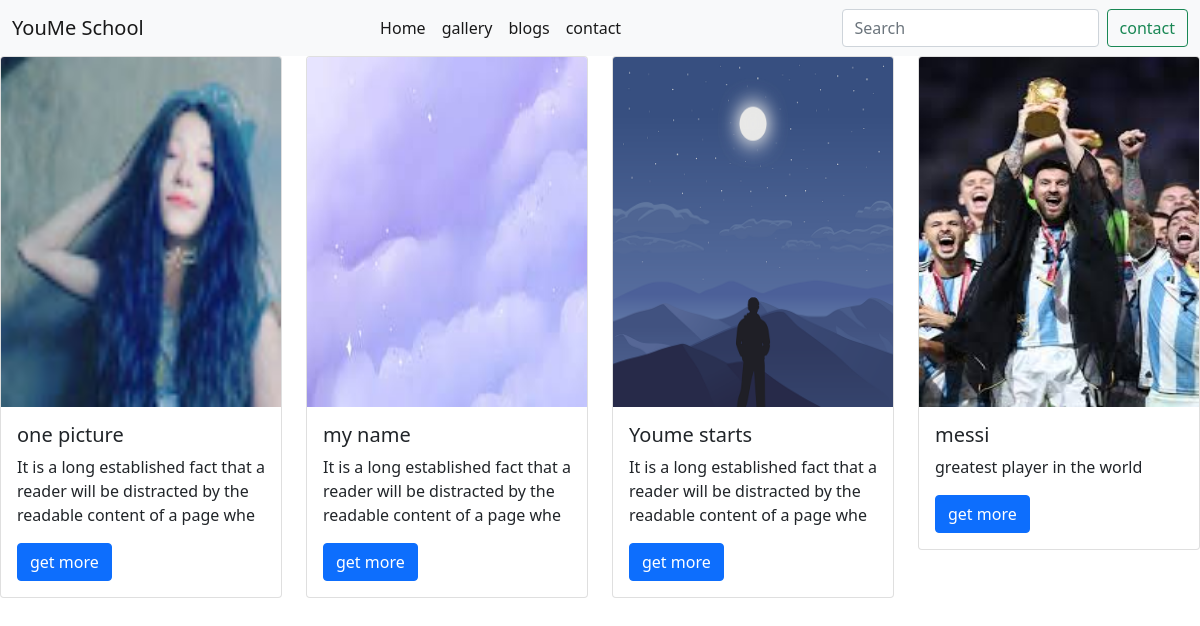
The page /abc/ on the database its author committed.
### djangoapp/models.py (models this page shows, shortened)
class Posts(models.Model):
    title=models.CharField(max_length=250)
    content=models.TextField()
    date=models.DateTimeField(auto_now_add=True)
    modified_date=models.DateTimeField(auto_now=True)
    image=models.ImageField(upload_to="posts/", null=True)

### djangoapp/views.py (the view)
# urls.py: path('abc/', views.post, name="post"),
def post(request):
    conten=Posts.objects.all()
    collect={
        "type":conten
    }
    return render(request,'djangoapp/index.html',collect)

### djangoapp/templates/djangoapp/index.html
{% extends "djangoapp/base.html" %}
{% block page_content %}
<div class="row">
    {%for i in type%}
    <div class="col">
    <div class="card">
        <img src="/media/{{i.image}}" class="card-img-top" style="height:350px" alt="...">
        <div class="card-body">
        <h5 class="card-title">{{i.title}}</h5>
        <p class="card-text" >{{i.content| slice:"100"}}</p>
        <a href="{%url 'detail' i.pk%}" class="btn btn-primary">get more</a>
        </div>
    </div>
   </div>
   {%endfor%}
</div>
{% endblock page_content %}

### djangoapp/templates/djangoapp/base.html (shortened to what this page needs)
<!DOCTYPE html>
<html lang="en">
<head>
    <link href="https://cdn.jsdelivr.net/npm/bootstrap@5.0.2/dist/css/bootstrap.min.css" rel="stylesheet"
>
</head>
<body>
 {% include 'djangoapp/navbar.html' %}
 {% block page_content %}{% endblock page_content %}
</body>
</html>

### djangoapp/templates/djangoapp/navbar.html (shortened to what this page needs)
 <nav class="navbar navbar-expand-lg navbar-light bg-light">
    <div class="container-fluid">
      <a class="navbar-brand" href="#">YouMe School</a>
      <div class="collapse navbar-collapse" id="navbarSupportedContent">
        <ul class="navbar-nav me-auto mb-2 mx-auto mb-lg-0">
          <li class="nav-item">
            <a class="nav-link active" aria-current="page" href="/">Home</a>
          </li>
          <li class="nav-item">
            <a class="nav-link active" aria-current="page" href="{% url 'gallery'%}">gallery</a>
          </li>
          <li class="nav-item">
            <a class="nav-link active" aria-current="page" href="{% url 'post'%}">blogs</a>
          </li>
          <li class="nav-item">
            <a class="nav-link active" aria-current="page" href="{% url 'contact'%}">contact</a>
          </li>
        </ul>
        <form class="d-flex">
          <input class="form-control me-2" type="search" placeholder="Search" aria-label="Search">
          <button class="btn btn-outline-success" type="submit">contact</button>
        </form>
      </div>
    </div>
  </nav>

### rows shown on the page
Posts: image (picture), title "one picture", content "It is a long established fact that a reader will be distracted by the readable content of a page whe"
Posts: image (picture), title "my name", content "It is a long established fact that a reader will be distracted by the readable content of a page whe"
Posts: image (picture), title "Youme starts", content "It is a long established fact that a reader will be distracted by the readable content of a page whe"
Posts: image (picture), title "messi", content "greatest player in the world"
